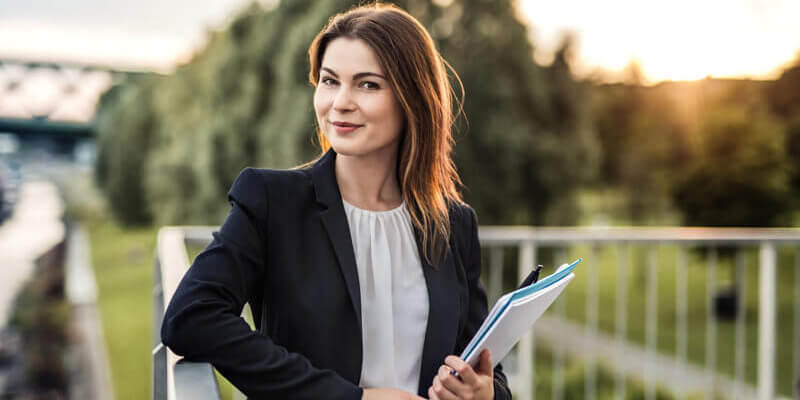
#> input picture 만족스러웠던 테스트.jpg, 800 x 400 px, given in place of a.PNG, which was not available
$ python main.py
#> lines starting #> are read from the running program, lines starting #| are printed output that depends on the picture; after the words box and inside, x2 and y2 are one past the last pixel; in counts of white or black regions, pixels touching at a corner belong together; long printed decimals are rounded; pictures that were not available may be replaced by others from this repository, and a replacement may not be noted
### faceUtils.py
import cv2,numpy as np
def loadImage(imgName):
    image=cv2.imread(imgName,cv2.IMREAD_COLOR)
    if image is None : return None, None
    gray = cv2.cvtColor(image, cv2.COLOR_BGR2GRAY)
    gray = cv2.equalizeHist(gray)
    return image,gray
def correctImage(image,face_center,eye_centers):
    pt0, pt1 = eye_centers
    if pt0[0] > pt1[0]:
        pt0,pt1=pt1,pt0
    dx,dy=np.subtract(pt1,pt0)
    angle=cv2.fastAtan2(float(dy),float(dx))
    #angle=cv2.fastAtan2(dy,dx)
    print(angle)
    rot_mat=cv2.getRotationMatrix2D(face_center,angle,1)

    size=image.shape[1::-1]
    corr_image=cv2.warpAffine(image,rot_mat,size,cv2.INTER_CUBIC)

    eye_centers=np.expand_dims(eye_centers,axis=0)
    corr_centers = cv2.transform(eye_centers,rot_mat)
    corr_centers = np.squeeze(corr_centers,axis=0)

    return corr_image,corr_centers
def defineRoi(pt,size):
    return np.ravel((pt, size)).astype('int')
def detectObject(center,face):
    w,h=np.array(face[2:4])

    center=np.array(center)
    gap1=np.multiply((w,h),(0.18,0.1)) #TODO multiply something
    gap2 = np.multiply((w,h) , (0.18,0.1))

    pt1=center-gap1
    pt2=center+gap1
    hair=defineRoi(pt1,pt2-pt1)

    size=np.multiply(hair[2:4],(1,0.4))
    hair1=defineRoi(pt1,size)
    hair2=defineRoi(pt2-size,size)

    lip_center=center+(0,int(h*0.3))
    lip1=lip_center-gap2
    lip2=lip_center+gap2
    lip=defineRoi(lip1,lip2-lip1)

    return [hair1,hair2,lip,hair]

### faceDetector.py
import cv2, numpy as np
from faceUtils import *

class readError(Exception):
    pass
class detectError(Exception):
    pass
class noFaceException(detectError):
    pass
class noEyesException(detectError):
    pass

face_cascade = cv2.CascadeClassifier("haar/haarcascade_frontalface_alt2.xml")
eye_cascade = cv2.CascadeClassifier("haar/haarcascade_eye.xml")

def detect(imgName):
    image,gray=loadImage(imgName)
#> in loadImage, image is the input picture: shape (400, 800, 3); mean B, G, R 100.9, 120.8, 127.7
#> in loadImage, `gray = cv2.cvtColor(image, cv2.COLOR_BGR2GRAY)`:
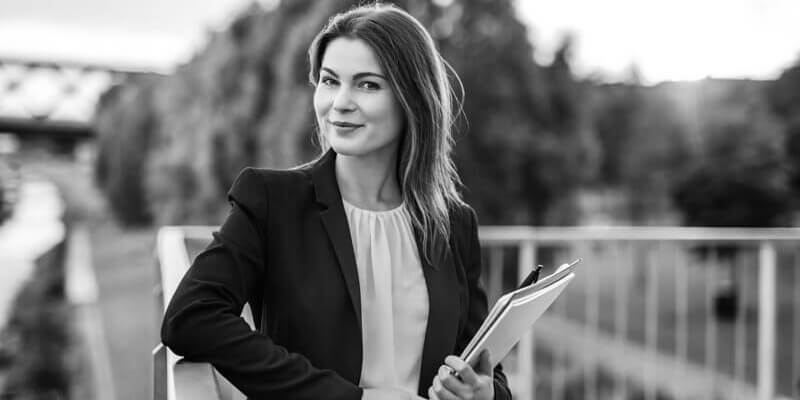
#> gray: shape (400, 800); min 0, max 255, mean 120.6
    if image is None : raise readError("read error")
    imgHeight,imgWidth,color=image.shape
#> imgHeight = 400; imgWidth = 800; color = 3


    faces = face_cascade.detectMultiScale(gray,1.1,2,0,(100,100))
#> faces = [[292, 39, 114, 114]]
    try:
        if faces.any():
            print(faces[0])
#| [292  39 114 114]
            x,y,w,h=faces[0]
#> x = 292; y = 39; w = 114; h = 114
            face_image = image[y:y+h,x:x+w]
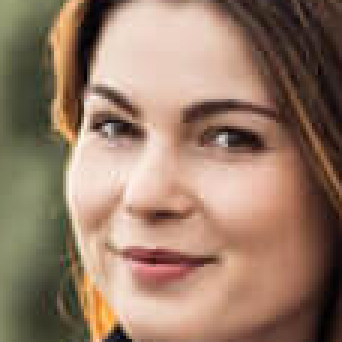
#> face_image: shape (114, 114, 3) (shown 3 times larger); mean B, G, R 104.3, 123.4, 151.2
            eyes = eye_cascade.detectMultiScale(face_image,1.15,7,0,(25,20))
#> eyes = [[20, 25, 30, 30], [58, 27, 34, 34]]

            if len(eyes) == 2:
                face_center=(x+w//2,y+h//2)
#> face_center = (349, 96)
                face_center_f=(float(x+w//2),float(y+h//2))
#> face_center_f = (349, 96)
                eye_centers=[(x+ex+ew//2,y+ey+eh//2) for ex,ey,ew,eh in eyes]
#> eye_centers = [(327, 79), (367, 83)]
                corr_image, corr_center = correctImage(image,face_center_f,eye_centers)
#> in correctImage, `pt0, pt1 = eye_centers`: pt0 = (327, 79); pt1 = (367, 83)
#> in correctImage, `dx,dy=np.subtract(pt1,pt0)`: dx = 40; dy = 4
#> in correctImage, `angle=cv2.fastAtan2(float(dy),float(dx))`: angle = 5.71
#| 5.710
#> in correctImage, `rot_mat=cv2.getRotationMatrix2D(face_center,angle,1)`: rot_mat = [[0.995, 0.0995, -7.82], [-0.0995, 0.995, 35.2]]
#> in correctImage, `corr_image=cv2.warpAffine(image,rot_mat,size,cv2.INTER_CUBIC)`:
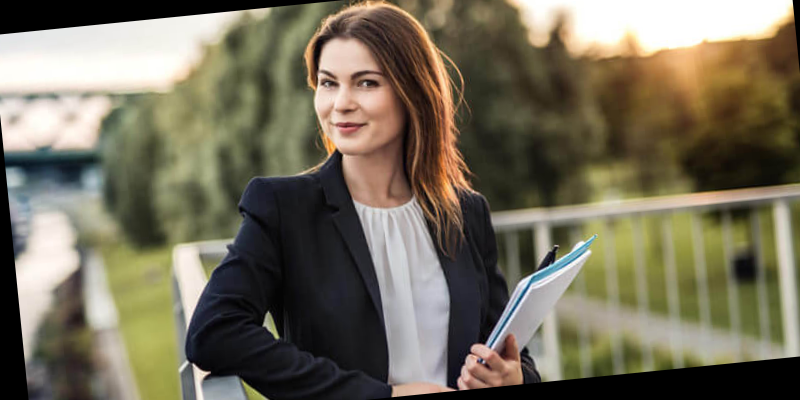
#> corr_image: shape (400, 800, 3); mean B, G, R 91.3, 110.4, 117.2
#> in correctImage, `eye_centers=np.expand_dims(eye_centers,axis=0)`: eye_centers = [[327, 79], [367, 83]]
#> in correctImage, `corr_centers = cv2.transform(eye_centers,rot_mat)`: corr_centers = [[325, 81], [366, 81]]
#> corr_center = [[325, 81], [366, 81]]
                rois=detectObject(face_center,faces[0])
#> in detectObject, `w,h=np.array(face[2:4])`: w = 114
#> in detectObject, `center=np.array(center)`: center = [349, 96]
#> in detectObject, `gap1=np.multiply((w,h),(0.18,0.1))`: gap1 = [20.52, 11.4]
#> in detectObject, `pt1=center-gap1`: pt1 = [328.5, 84.6]
#> in detectObject, `pt2=center+gap1`: pt2 = [369.5, 107.4]
#> in detectObject, `hair=defineRoi(pt1,pt2-pt1)`: hair = [328, 84, 41, 22]
#> in detectObject, `size=np.multiply(hair[2:4],(1,0.4))`: size = [41, 8.8]
#> in detectObject, `hair1=defineRoi(pt1,size)`: hair1 = [328, 84, 41, 8]
#> in detectObject, `hair2=defineRoi(pt2-size,size)`: hair2 = [328, 98, 41, 8]
#> in detectObject, `lip_center=center+(0,int(h*0.3))`: lip_center = [349, 130]
#> in detectObject, `lip1=lip_center-gap2`: lip1 = [328.5, 118.6]
#> in detectObject, `lip2=lip_center+gap2`: lip2 = [369.5, 141.4]
#> in detectObject, `lip=defineRoi(lip1,lip2-lip1)`: lip = [328, 118, 41, 22]
#> rois = [[328, 84, 41, 8], [328, 98, 41, 8], [328, 118, 41, 22], [328, 84, 41, 22]]

                cv2.rectangle(corr_image,rois[2],(255,0,0),2)
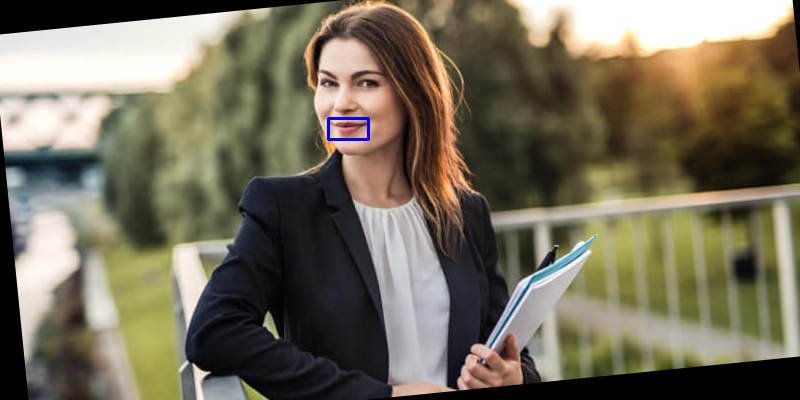
#> corr_image: shape (400, 800, 3); 0.11% of pixels changed, all inside (x1, y1, x2, y2) = (327, 117, 370, 141)
                print(corr_center[0])
#| [325  81]

                cv2.circle(corr_image,tuple(corr_center[0]),5,(0,255,0),2)
#> corr_image: shape (400, 800, 3); 0.03% of pixels changed, all inside (x1, y1, x2, y2) = (319, 75, 332, 88)
                cv2.circle(corr_image,tuple(corr_center[1]),5,(0,255,0),2)
#> corr_image: shape (400, 800, 3); mean B, G, R 91.4, 110.3, 116.8
                cv2.circle(corr_image,face_center,3,(0,0,255),2)
#> corr_image: shape (400, 800, 3); mean B, G, R 91.4, 110.2, 116.8

                resizedCorrImage=cv2.resize(corr_image,dsize=(512,512),interpolation=cv2.INTER_LINEAR)
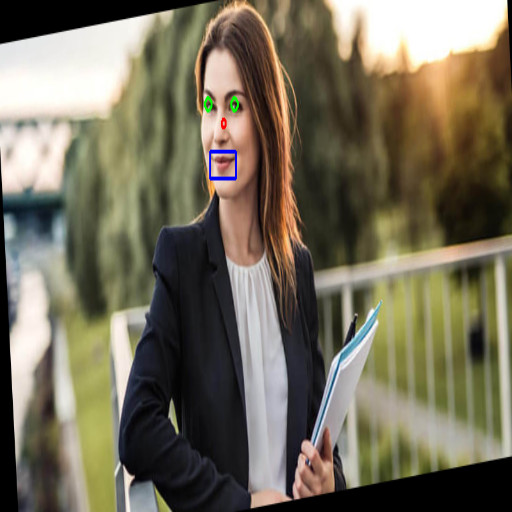
#> resizedCorrImage: shape (512, 512, 3); mean B, G, R 91.3, 110.1, 116.7
                cv2.imshow("CORR_IMAGE",resizedCorrImage)
                cv2.rectangle(image,faces[0],(255,0,0),2)
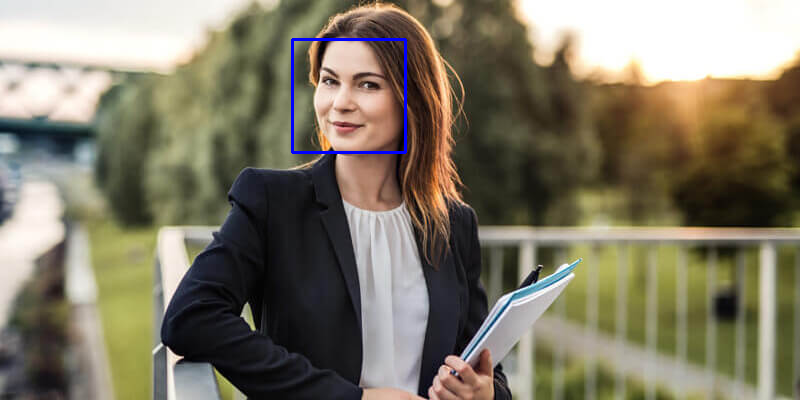
#> image: shape (400, 800, 3); 0.42% of pixels changed, all inside (x1, y1, x2, y2) = (291, 38, 407, 154)

                resizedImage = cv2.resize(image, dsize=(512,512),interpolation=cv2.INTER_LINEAR)
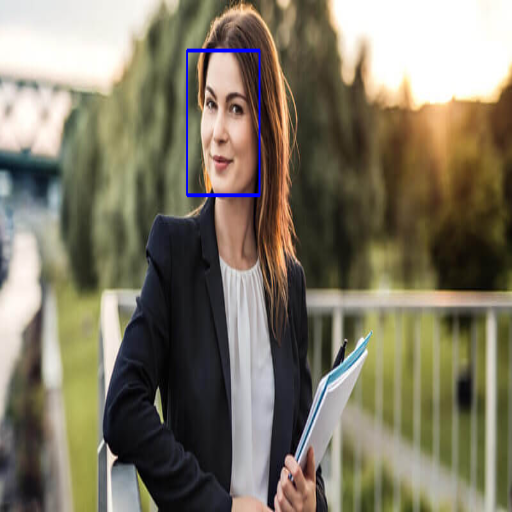
#> resizedImage: shape (512, 512, 3); mean B, G, R 101.5, 120.3, 127.1
                cv2.imshow("RESIZED_IMAGE",resizedImage)

                mouthPos=[rois[2][0]+rois[2][2]//2,rois[2][1]+rois[2][3]//2]
#> mouthPos = [348, 129]
                return resizedImage,list(corr_center[0]),list(corr_center[1]),list(face_center),mouthPos,imgWidth,imgHeight

            else:
                raise noEyesException("no Eye")
    except AttributeError:
        raise noFaceException("no Face")

### main.py
import ai
import faceDetector

successedFile=list()
resultCoordinates=list()
noFaceList=list()
noEyesList=list()
if __name__ == "__main__":
    #range(ord('a'),ord('n')+1)
    #fileName = input("파일 경로를 입력하시오: ")
    for imgName in ['a','b','c','d']:#in ['a','g','j','k']:
        fileName='img/'+imgName+'.PNG'
        try:

            face_image,eye1,eye2,nose,mouth,imgWidth,imgHeight=faceDetector.detect(fileName)
#> eye1 = [325, 81]; eye2 = [366, 81]; nose = [349, 96]; mouth = [348, 129]; imgWidth = 800; imgHeight = 400

#> (the run stopped early here; a loop or call above may not have finished)

$ run again, on 준태.jpg
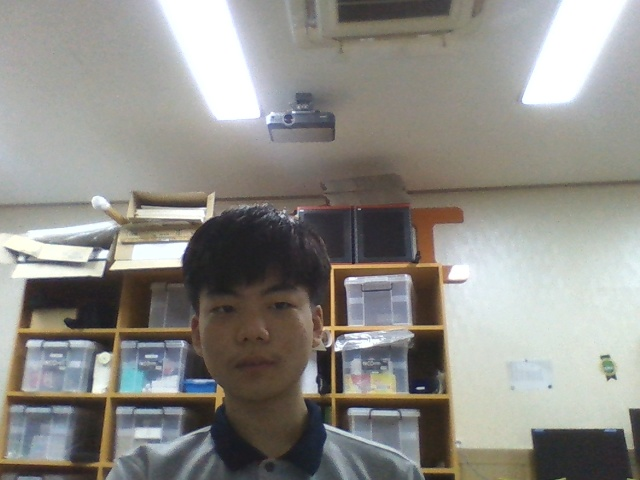
#> input picture 준태.jpg, 640 x 480 px, given in place of a.PNG, which was not available
#> in loadImage, image is the input picture: shape (480, 640, 3); mean B, G, R 135.6, 140.8, 142.4
#> faces = [[191, 260, 128, 128]]
#| [191 260 128 128]
#> in detect, `x,y,w,h=faces[0]`: x = 191; y = 260; w = 128
#> in detect, `face_image = image[y:y+h,x:x+w]`:
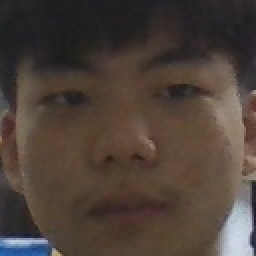
#> face_image: shape (128, 128, 3) (shown 2 times larger); mean B, G, R 57.2, 64.8, 77
#> eyes = [[67, 25, 40, 40], [12, 29, 39, 39]]
#> face_center = (255, 324)
#> in detect, `eye_centers=[(x+ex+ew//2,y+ey+eh//2) for ex,ey,ew,eh in eyes]`: eye_centers = [(278, 305), (222, 308)]
#> in correctImage, `pt0, pt1 = eye_centers`: pt0 = (278, 305); pt1 = (222, 308)
#> in correctImage, `pt0,pt1=pt1,pt0`: pt1 = (278, 305)
#> dx = 56; dy = -3
#> angle = 356.9
#| 356.934
#> rot_mat = [[0.999, -0.0535, 17.69], [0.0535, 0.999, -13.17]]
#> in correctImage, `eye_centers=np.expand_dims(eye_centers,axis=0)`: eye_centers = [[278, 305], [222, 308]]
#> corr_centers = [[279, 306], [223, 306]]
#> in detectObject, `w,h=np.array(face[2:4])`: w = 128
#> center = [255, 324]
#> gap1 = [23.04, 12.8]
#> in detectObject, `pt1=center-gap1`: pt1 = [232, 311.2]
#> pt2 = [278, 336.8]
#> hair = [231, 311, 46, 25]
#> in detectObject, `size=np.multiply(hair[2:4],(1,0.4))`: size = [46, 10]
#> hair1 = [231, 311, 46, 10]
#> hair2 = [232, 326, 46, 10]
#> lip_center = [255, 362]
#> lip1 = [232, 349.2]
#> lip2 = [278, 374.8]
#> lip = [231, 349, 46, 25]
#> rois = [[231, 311, 46, 10], [232, 326, 46, 10], [231, 349, 46, 25], [231, 311, 46, 25]]
#| [279 306]
#> image: shape (480, 640, 3); 0.49% of pixels changed, all inside (x1, y1, x2, y2) = (190, 259, 320, 389)
#> in detect, `resizedImage = cv2.resize(image, dsize=(512,512),interpolation=cv2.INT..`:
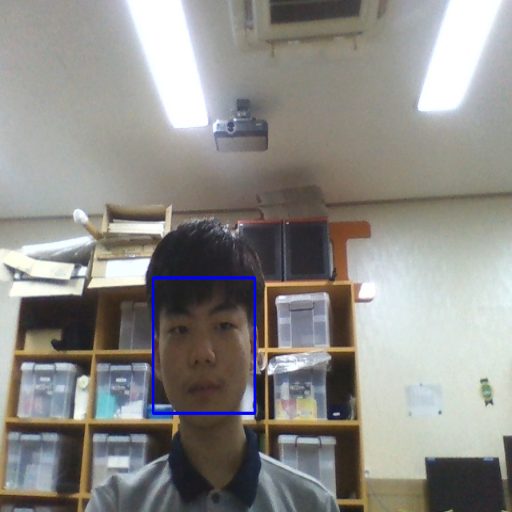
#> resizedImage: shape (512, 512, 3); mean B, G, R 136.4, 140.4, 142
#> mouthPos = [254, 361]
#> `face_image,eye1,eye2,nose,mouth,imgWidth,imgHeight=faceDetector.detect..`: eye1 = [279, 306]; eye2 = [223, 306]; nose = [255, 324]; mouth = [254, 361]; imgWidth = 640; imgHeight = 480
